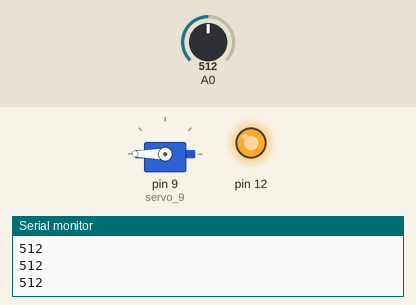
The sketch below on a simulated Arduino Uno, built with avr-gcc and run on an emulated ATmega328P. Shown: servo, output pins drawn as LEDs (lit = HIGH), the last lines printed to the serial monitor. Inputs (shaded band) come from the test bench; at power-on: A0 = 512.

Above: at 1.2 s.
1.3 s: A0 set to 483
At 1.6 s:
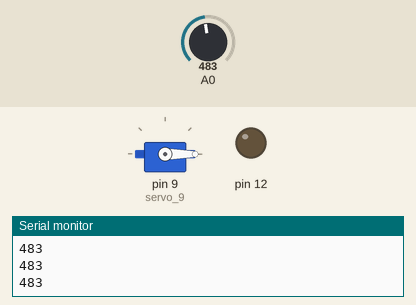
2.8 s: A0 set to 510
At 3.7 s:
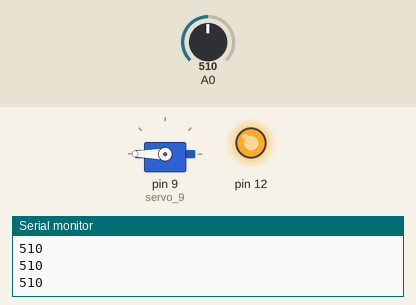
4.3 s: A0 set to 490
At 5.0 s:
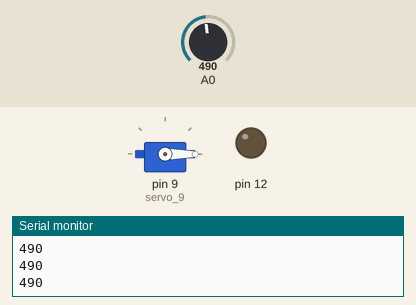
Timing chart, 0 to 7.3 s (numbered marks = the images above; inputs shaded):
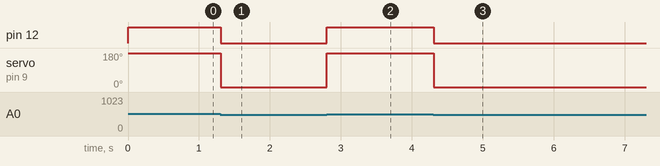

Measured:
- the behaviour switches between 500 and 499 on A0 (found by bisection; images 0 and 1)
- after the input at 1.3 s, pin 12: HIGH → LOW at once; servo on pin 9 (servo_9): 180° → 0° at once
- after the input at 2.8 s, pin 12: LOW → HIGH at once; servo on pin 9 (servo_9): 0° → 180° at once
- after the input at 4.3 s, pin 12: HIGH → LOW at once; servo on pin 9 (servo_9): 180° → 0° at once

The sketch:

LDR_or_Photoresistor_sensor.ino
```cpp
// C++ code
//
#include <Servo.h>

int PIR = 0;

int soilmoisture = 0;

int flex = 0;

int LDR = 0;

Servo servo_9;

void setup()
{
  pinMode(A0, INPUT);
  Serial.begin(9600);
  pinMode(12, OUTPUT);
  servo_9.attach(9, 500, 2500);
}

void loop()
{
  LDR = analogRead(A0);
  Serial.println(LDR);
  if (LDR >= 500) {
    digitalWrite(12, HIGH);
    servo_9.write(180);
  } else {
    digitalWrite(12, LOW);
    servo_9.write(0);
  }

  soilmoisture;
  delay(10); // Delay a little bit to improve simulation performance
}
```
